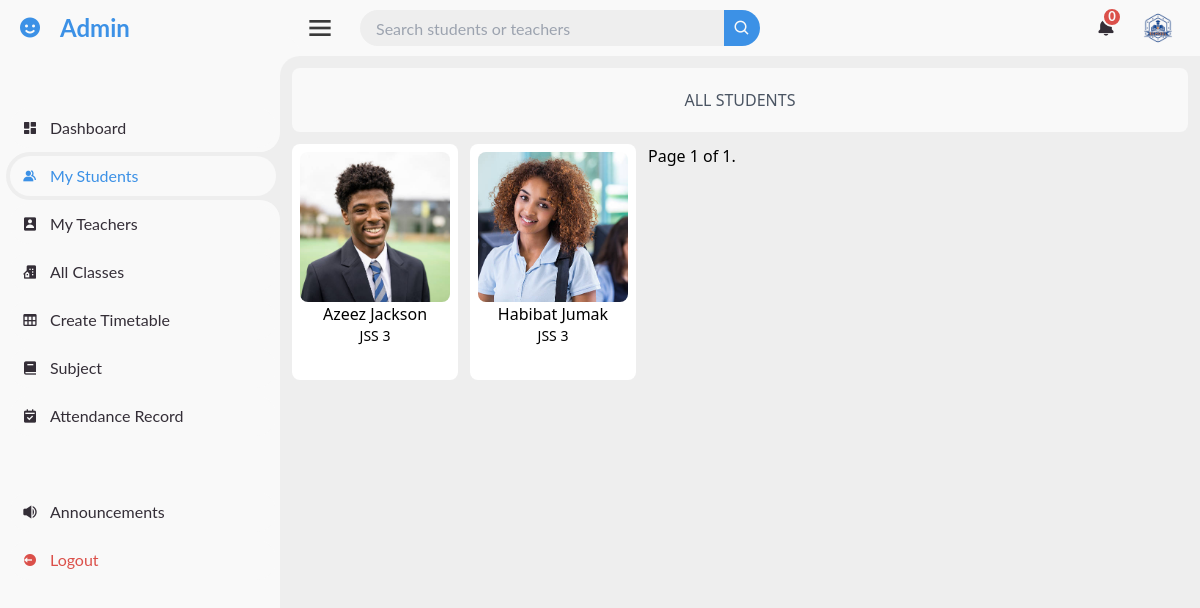
The page /admin_dashboard/mystudents/ (signed in) on the database its author committed.
### administration/models.py (models this page shows, shortened)
class Student(models.Model):
    user = models.OneToOneField(User, on_delete=models.CASCADE, related_name="student_profile")
    student_class = models.ForeignKey(Class, on_delete=models.SET_NULL, null=True, related_name='students')
    home_address = models.TextField()
    parent_or_guardian_name = models.CharField(max_length=100)
    parent_or_guardian_phone_number = models.CharField(max_length=15)
    parent_email = models.EmailField(blank=True, null=True, default=None)

### accounts/models.py (models this page shows, shortened)
class CustomUser(AbstractUser):
    email = models.EmailField(unique=True)
    is_approved = models.BooleanField(default=False)
    is_teacher = models.BooleanField(default=False)
    is_student = models.BooleanField(default=False)
    profile_photo = models.ImageField(upload_to='profile_photo/', default='default.jpg', blank=True, null=True)
    USERNAME_FIELD = 'email'
    REQUIRED_FIELDS = ['first_name', 'last_name']
    objects = CustomUserManager()

### classes/models.py (models this page shows, shortened)
class Class(models.Model):
    name = models.CharField(max_length=100)
    subjects = models.ManyToManyField(Subject, related_name='classes')

### pages/views.py (the view)
# urls.py: path('admin_dashboard/mystudents/', myStudent, name='my_student'),
@login_required
def myStudent(request):
    if not request.user.is_superuser:
        return HttpResponseForbidden("You do not have permission to access this page.")
    student = Student.objects.all()
    page_obj=paginate_objects(request, student, 10)
    return render(request, 'dashboards/all_admin_pages/myStudents.html', {"page_obj": page_obj})

### administration/context_processors.py (called while the page is built)
def notifications(request):
    all_notification, total_notifications = get_admin_notification(request.user)
    return {
        'all_notification': all_notification,
        'total_notifications': total_notifications,
    }

### administration/views.py (called while the page is built)
def get_admin_notification(user):
    if user.is_staff:
        teacher_notifications = TeacherNotification.objects.filter(user=user).order_by('-created_at')
        student_notifications = StudentNotification.objects.filter(user=user).order_by('-created_at')
        all_notification = sorted(
            chain(teacher_notifications, student_notifications),
            key=lambda x: x.created_at,
            reverse=True
        )
        total_notifications = (
            teacher_notifications.filter(is_read=False).count() +
            student_notifications.filter(is_read=False).count()
        )
        return all_notification, total_notifications
    return [], 0

### pages/context_processors.py (called while the page is built)
def notifications(request):
    if request.user.is_authenticated:
        all_notifications, unread_notifications_count = get_user_notifications(request.user)
        return {
            'all_notifications': all_notifications,
            'unread_notifications_count': unread_notifications_count,
        }
    return {
        'all_notifications': [],
        'unread_notifications_count': 0,
    }

### pages/views.py (called while the page is built)
def get_user_notifications(user):
    notifications = Notification.objects.filter(user=user).order_by('-created_at')
    if user.is_student:
        grade_notifications = GradeNotification.objects.filter(recipient=user).order_by('-created_at')
    else:
        grade_notifications = []
    all_notifications = sorted(
        chain(notifications, grade_notifications),
        key=attrgetter('created_at'),
        reverse=True
    )
    total_unread_count = (
        notifications.filter(is_read=False).count() +
        (grade_notifications.filter(is_read=False).count() if user.is_student else 0)
    )
    return all_notifications, total_unread_count

def paginate_objects(request, object_list, items_per_page):
    paginator = Paginator(object_list, items_per_page)
    page_number = request.GET.get("page")
    try:
        page_obj = paginator.page(page_number)
    except PageNotAnInteger:
        page_obj = paginator.page(1)
    except EmptyPage:
        page_obj = paginator.page(paginator.num_pages)
    return page_obj

### templates/dashboards/all_admin_pages/myStudents.html (shortened to what this page needs)
{% extends 'dashboards/all_admin_pages/base.html' %}
{% load static %}
{% load custom_filters %}
{% block section %}
<div class="m-3 rounded-lg">
    <p class="text-center p-5 mb-3 rounded-lg font-medium text-gray-600" style="background-color: #F9F9F9;">ALL STUDENTS</p>
    <div class="order">
        <div class="flex flex-wrap gap-3">
            {% if page_obj %}
                {% for student_item in page_obj %}
                    <a href="{% url 'student_detail' user_id=student_item.user.id %}">
                        <div class="p-2 rounded-lg flex items-center justify-center text-center font-medium hover:bg-blue-300 hover:text-white bg-white">
                            <div style="width: 150px; height: 220px;">
                                {% if student_item.user.profile_photo %}
                                    <img src="{{ student_item.user.profile_photo.url }}" class="object-cover rounded-lg" style="height: 150px; width: 150px;" alt="{{ student_item.user.first_name }} {{ student_item.user.last_name }}">
                                {% else %}
                                    <img src="{% static 'path/to/default_photo.jpg' %}" class="object-cover rounded-lg" style="height: 150px; width: 150px;" alt="Default Photo">
                                {% endif %}
                                <p>{{ student_item.user.first_name }} {{ student_item.user.last_name }}</p>
                                <p class="text-sm">{{ student_item.student_class.name }}</p>
                            </div>
                        </div>
                    </a>
                {% endfor %}
                <div class="pagination">
                    <span class="step-links">
                        <span class="current">
                            Page {{ page_obj.number }} of {{ page_obj.paginator.num_pages }}.
                        </span>
                    </span>
                </div>
            {% else %}
                <p class="text-center text-gray-500">No students available.</p>
            {% endif %}
        </div>
    </div>
</div>
{% endblock %}

### static/css/dashboard.css (style rules this page uses)
* { margin: 0; padding: 0; box-sizing: border-box; }
a { text-decoration: none; }
:root { --poppins: 'Poppins', sans-serif; --lato: 'Lato', sans-serif; --light: #F9F9F9; --blue: #3C91E6; --light-blue: #CFE8FF; --grey: #EEE; --dark-grey: #AAAAAA; --dark: #342E37; --red: #DB504A; --yellow: #FFCE26; --light-yellow: #FFF26C; --orange: #FD7238; --light-orange: #ffc19e; }
html { overflow-x: hidden; }
body { background: var(--grey); }

### rows shown on the page
Student: user.profile_photo (picture), user.first_name "Azeez", user.last_name "Jackson", student_class.name "JSS 3"
Student: user.profile_photo (picture), user.first_name "Habibat", user.last_name "Jumak", student_class.name "JSS 3"

### other values the page prints
{{ total_notifications }} "0"
{{ page_obj.number }} "1"
{{ page_obj.paginator.num_pages }} "1"
